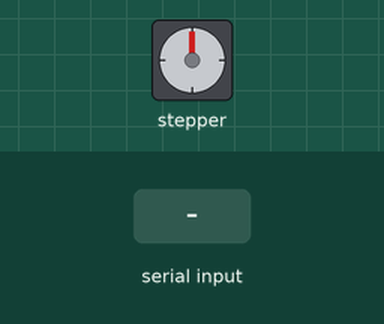
Recording of a sketch running on a simulated Arduino Uno, built with avr-gcc and run on an emulated ATmega328P. Parts: stepper motor. The test bench sets the inputs (shaded band). Stepper angles assume 200 steps per turn.

Above: at 3.2 s.
3.3 s: "90,45\n" received over Serial
At 4.5 s:
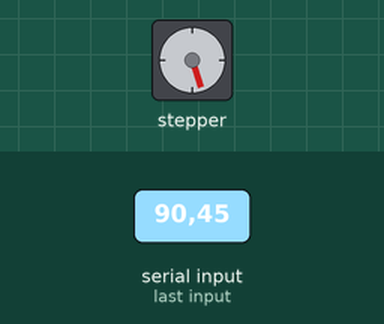
4.8 s: "30,150\n" received over Serial
At 5.6 s:
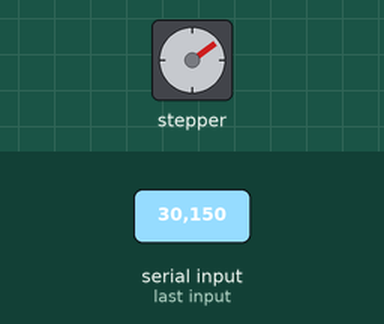
Timing chart, 0 to 7.8 s (numbered marks = the images above; inputs shaded):
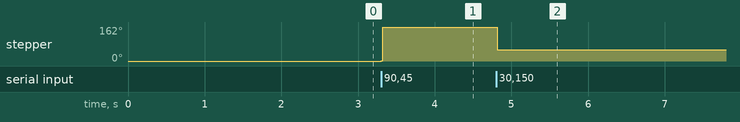

Measured:
- after the input at 3.3 s, stepper: goes 1° 0.02 s, then 162°, starting at once
- after the input at 4.8 s, stepper: goes 160° 0.02 s, then 54°, starting at once

The sketch:

servo.ino
```cpp
#include <AccelStepper.h>
AccelStepper stepper(AccelStepper::DRIVER, 12, 11);


const int MAX_SPEED = 10000;
const long interval = 30;  // formula = 6000/rpm ms
unsigned long previousMillis = 0;
const word MAX_POSITION = 60000;


void setup()
{
  stepper.setMaxSpeed(MAX_SPEED);
  Serial.begin(115200);
  delay(2000);
  Serial.setTimeout(50);
}


void loop()
{
  unsigned long currentMillis = millis();
  if (currentMillis - previousMillis >= interval && Serial.available() > 0) {
    String incoming = Serial.readStringUntil('\n');
    float position = incoming.toFloat();
    if (abs(position) <= MAX_POSITION) {
      stepper.moveTo(position);
      stepper.setSpeed(MAX_SPEED);
    }
    previousMillis = currentMillis;
  }
  stepper.runSpeedToPosition();
}
```
